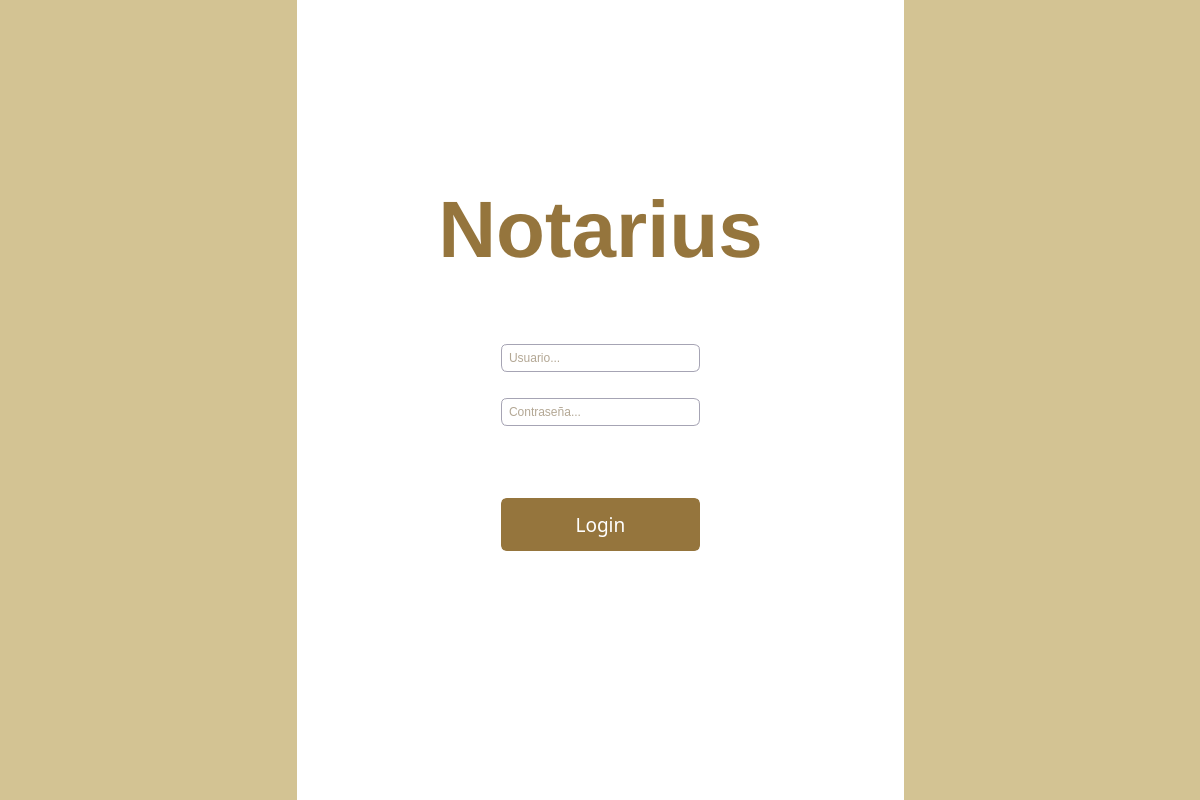
<?xml version="1.0" encoding="UTF-8"?>
<ui version="4.0">
 <class>Dialog</class>
 <widget class="QDialog" name="Dialog">
  <property name="geometry">
   <rect>
    <x>0</x>
    <y>0</y>
    <width>1200</width>
    <height>800</height>
   </rect>
  </property>
  <property name="windowTitle">
   <string>Dialog</string>
  </property>
  <property name="styleSheet">
   <string notr="true">QDialog {
background-color: white;
}</string>
  </property>
  <property name="modal">
   <bool>false</bool>
  </property>
  <widget class="QWidget" name="centralwidget">
   <property name="geometry">
    <rect>
     <x>0</x>
     <y>0</y>
     <width>1201</width>
     <height>801</height>
    </rect>
   </property>
   <layout class="QHBoxLayout" name="horizontalLayout" stretch="1,2,1">
    <property name="sizeConstraint">
     <enum>QLayout::SetDefaultConstraint</enum>
    </property>
    <item>
     <widget class="QLabel" name="label">
      <property name="styleSheet">
       <string notr="true">QLabel {
background-color: #d3c393;
}</string>
      </property>
      <property name="text">
       <string/>
      </property>
     </widget>
    </item>
    <item>
     <layout class="QVBoxLayout" name="verticalLayout" stretch="0,0,0,0,0,0,0,0">
      <item>
       <spacer name="verticalSpacer_4">
        <property name="orientation">
         <enum>Qt::Vertical</enum>
        </property>
        <property name="sizeHint" stdset="0">
         <size>
          <width>20</width>
          <height>40</height>
         </size>
        </property>
       </spacer>
      </item>
      <item>
       <widget class="QLabel" name="label_3">
        <property name="font">
         <font>
          <pointsize>60</pointsize>
          <weight>75</weight>
          <bold>true</bold>
         </font>
        </property>
        <property name="styleSheet">
         <string notr="true">QLabel {
color: #95753d;
}</string>
        </property>
        <property name="text">
         <string>Notarius</string>
        </property>
        <property name="alignment">
         <set>Qt::AlignCenter</set>
        </property>
       </widget>
      </item>
      <item>
       <spacer name="verticalSpacer_5">
        <property name="orientation">
         <enum>Qt::Vertical</enum>
        </property>
        <property name="sizeType">
         <enum>QSizePolicy::Minimum</enum>
        </property>
        <property name="sizeHint" stdset="0">
         <size>
          <width>20</width>
          <height>40</height>
         </size>
        </property>
       </spacer>
      </item>
      <item>
       <layout class="QHBoxLayout" name="horizontalLayout_3"/>
      </item>
      <item>
       <widget class="QLabel" name="error">
        <property name="styleSheet">
         <string notr="true">QLabel {
               font: 12pt;
               color: red;
               }</string>
        </property>
        <property name="text">
         <string/>
        </property>
        <property name="alignment">
         <set>Qt::AlignCenter</set>
        </property>
       </widget>
      </item>
      <item>
       <layout class="QGridLayout" name="gridLayout">
        <item row="0" column="0">
         <spacer name="horizontalSpacer">
          <property name="orientation">
           <enum>Qt::Horizontal</enum>
          </property>
          <property name="sizeHint" stdset="0">
           <size>
            <width>40</width>
            <height>20</height>
           </size>
          </property>
         </spacer>
        </item>
        <item row="3" column="0">
         <spacer name="horizontalSpacer_2">
          <property name="orientation">
           <enum>Qt::Horizontal</enum>
          </property>
          <property name="sizeHint" stdset="0">
           <size>
            <width>40</width>
            <height>20</height>
           </size>
          </property>
         </spacer>
        </item>
        <item row="3" column="2">
         <spacer name="horizontalSpacer_4">
          <property name="orientation">
           <enum>Qt::Horizontal</enum>
          </property>
          <property name="sizeHint" stdset="0">
           <size>
            <width>40</width>
            <height>20</height>
           </size>
          </property>
         </spacer>
        </item>
        <item row="0" column="2">
         <spacer name="horizontalSpacer_3">
          <property name="orientation">
           <enum>Qt::Horizontal</enum>
          </property>
          <property name="sizeHint" stdset="0">
           <size>
            <width>40</width>
            <height>20</height>
           </size>
          </property>
         </spacer>
        </item>
        <item row="0" column="1">
         <widget class="QLineEdit" name="user">
          <property name="focusPolicy">
           <enum>Qt::StrongFocus</enum>
          </property>
          <property name="styleSheet">
           <string notr="true">QLineEdit {
border-radius: 6px;
border: 1px solid rgb(166, 164, 180);
background-color: white;
color: rgb(103, 80, 41);
padding: 5px;
}</string>
          </property>
          <property name="placeholderText">
           <string>Usuario...</string>
          </property>
         </widget>
        </item>
        <item row="3" column="1">
         <widget class="QLineEdit" name="passwordfield">
          <property name="font">
           <font>
            <weight>50</weight>
            <italic>false</italic>
            <bold>false</bold>
           </font>
          </property>
          <property name="focusPolicy">
           <enum>Qt::StrongFocus</enum>
          </property>
          <property name="styleSheet">
           <string notr="true">QLineEdit {
border-radius: 6px;
background-color: white;
border: 1px solid rgb(166, 164, 180);
color: rgb(103, 80, 41);
padding: 5px;
}</string>
          </property>
          <property name="placeholderText">
           <string>Contraseña...</string>
          </property>
         </widget>
        </item>
        <item row="1" column="0">
         <spacer name="horizontalSpacer_5">
          <property name="orientation">
           <enum>Qt::Horizontal</enum>
          </property>
          <property name="sizeHint" stdset="0">
           <size>
            <width>40</width>
            <height>20</height>
           </size>
          </property>
         </spacer>
        </item>
        <item row="1" column="1">
         <spacer name="horizontalSpacer_6">
          <property name="orientation">
           <enum>Qt::Horizontal</enum>
          </property>
          <property name="sizeHint" stdset="0">
           <size>
            <width>40</width>
            <height>20</height>
           </size>
          </property>
         </spacer>
        </item>
        <item row="1" column="2">
         <spacer name="horizontalSpacer_7">
          <property name="orientation">
           <enum>Qt::Horizontal</enum>
          </property>
          <property name="sizeHint" stdset="0">
           <size>
            <width>40</width>
            <height>20</height>
           </size>
          </property>
         </spacer>
        </item>
       </layout>
      </item>
      <item>
       <layout class="QHBoxLayout" name="horizontalLayout_2" stretch="3,3,3">
        <item>
         <spacer name="verticalSpacer">
          <property name="orientation">
           <enum>Qt::Vertical</enum>
          </property>
          <property name="sizeHint" stdset="0">
           <size>
            <width>20</width>
            <height>40</height>
           </size>
          </property>
         </spacer>
        </item>
        <item>
         <widget class="QPushButton" name="login">
          <property name="sizePolicy">
           <sizepolicy hsizetype="Minimum" vsizetype="Fixed">
            <horstretch>0</horstretch>
            <verstretch>0</verstretch>
           </sizepolicy>
          </property>
          <property name="font">
           <font>
            <family>Arial Rounded MT Bold</family>
            <pointsize>14</pointsize>
           </font>
          </property>
          <property name="styleSheet">
           <string notr="true">QPushButton {
border-radius: 6px;
border: 3px solid #95753d;
background-color: #95753d;
color: white;
padding:10px 0;
}

QPushButton:hover {
	background-color: rgb(116, 91, 47);
	color: rgb(255, 255, 255);
	border: 3px solid  rgb(116, 91, 47);
}

QPushButton:pressed {
    border-style: inset;
    background-color: rgb(103, 80, 41);
	color: rgb(255, 255, 255);
	border: 3px solid  rgb(103, 80, 41);

}</string>
          </property>
          <property name="text">
           <string>Login</string>
          </property>
         </widget>
        </item>
        <item>
         <spacer name="verticalSpacer_2">
          <property name="orientation">
           <enum>Qt::Vertical</enum>
          </property>
          <property name="sizeHint" stdset="0">
           <size>
            <width>20</width>
            <height>40</height>
           </size>
          </property>
         </spacer>
        </item>
       </layout>
      </item>
      <item>
       <spacer name="verticalSpacer_3">
        <property name="orientation">
         <enum>Qt::Vertical</enum>
        </property>
        <property name="sizeHint" stdset="0">
         <size>
          <width>20</width>
          <height>40</height>
         </size>
        </property>
       </spacer>
      </item>
     </layout>
    </item>
    <item>
     <widget class="QLabel" name="label_2">
      <property name="styleSheet">
       <string notr="true">QLabel {
background-color: #d3c393;
}</string>
      </property>
      <property name="text">
       <string/>
      </property>
     </widget>
    </item>
   </layout>
  </widget>
 </widget>
 <resources/>
 <connections/>
</ui>
